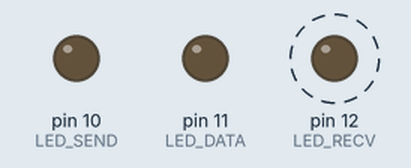
Simulated run of this sketch. Board: Arduino Uno, built with avr-gcc and run on an emulated ATmega328P. Parts: output pins drawn as LEDs (lit = HIGH). Dashed ring = blinking.

Above: at 0.12 s.
Timing chart, 0 to 3.0 s (numbered marks = the images above):
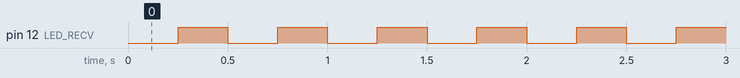

The sketch:

fixo.ino
```cpp
#include <RCSwitch.h>
#include <EEPROM.h>

int LED_RECV=12;
int LED_DATA=11;
int LED_SEND=10;

long unsigned int ticks;
long unsigned int last_milli;
unsigned int ls;

RCSwitch mySwitch = RCSwitch();

void setup() {
  Serial.begin(9600);
  mySwitch.enableReceive(0);  // Receiver on interrupt 0 => that is pin #2
  pinMode(LED_RECV,OUTPUT);
  pinMode(LED_DATA,OUTPUT);
  pinMode(LED_SEND,OUTPUT);
  digitalWrite(LED_RECV,LOW);
  digitalWrite(LED_DATA,LOW);
  digitalWrite(LED_SEND,LOW);
  ticks = 0;
  last_milli = millis();
  ls = LOW;
}

void loop() {


  if ( millis() >= ( last_milli + 250 ) ) {
    last_milli = millis();
    ticks = ticks + 1;
    ls = ! ls ;
    digitalWrite(LED_RECV,ls);
  }

  if (mySwitch.available()) {

    unsigned long value = mySwitch.getReceivedValue();

    if (value == 0) {
      Serial.print("Unknown encoding");
    } else {


      digitalWrite(LED_DATA,HIGH);
      delay(100);
      digitalWrite(LED_DATA,LOW);

      digitalWrite(LED_SEND,HIGH);
      Serial.print("ID : ");
      Serial.println( mySwitch.getReceivedValue() );

      // send other stuffs

      delay(250);
      digitalWrite(LED_SEND,LOW);


    }

    mySwitch.resetAvailable();
  }
}
```

Measured:
- by itself, pin 12 (LED_RECV): alternates HIGH for 0.25 s and LOW for 0.25 s
